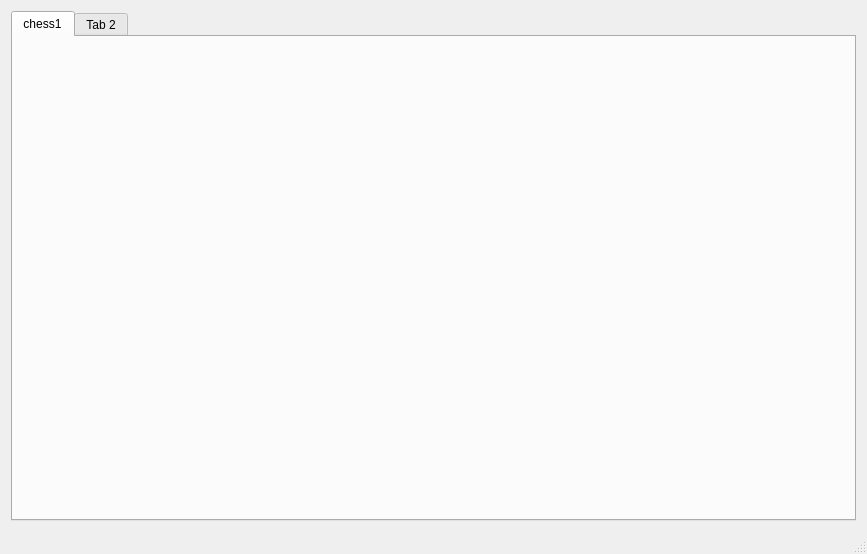
<?xml version="1.0" encoding="UTF-8"?>
<ui version="4.0">
 <class>MainWindow</class>
 <widget class="QMainWindow" name="MainWindow">
  <property name="geometry">
   <rect>
    <x>0</x>
    <y>0</y>
    <width>867</width>
    <height>554</height>
   </rect>
  </property>
  <property name="windowTitle">
   <string>Chess</string>
  </property>
  <widget class="QWidget" name="centralWidget">
   <layout class="QGridLayout" name="gridLayout">
    <item row="0" column="0">
     <widget class="QTabWidget" name="tabWidget">
      <property name="currentIndex">
       <number>0</number>
      </property>
      <widget class="QWidget" name="tab">
       <attribute name="title">
        <string>chess1</string>
       </attribute>
      </widget>
      <widget class="QWidget" name="tab_2">
       <attribute name="title">
        <string>Tab 2</string>
       </attribute>
      </widget>
     </widget>
    </item>
   </layout>
  </widget>
  <widget class="QMenuBar" name="menuBar">
   <property name="geometry">
    <rect>
     <x>0</x>
     <y>0</y>
     <width>867</width>
     <height>20</height>
    </rect>
   </property>
  </widget>
  <widget class="QStatusBar" name="statusBar"/>
 </widget>
 <layoutdefault spacing="6" margin="11"/>
 <resources/>
 <connections/>
</ui>
